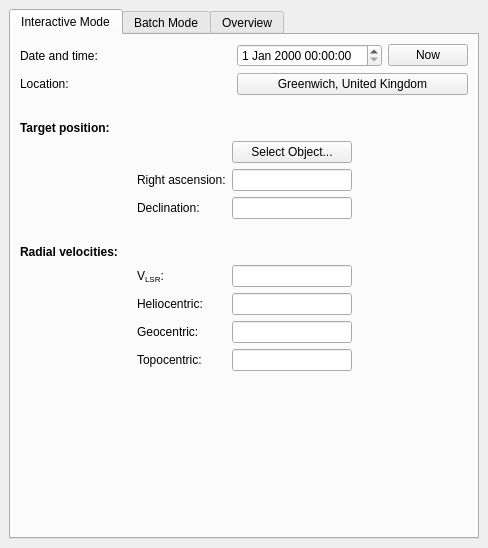
<ui version="4.0" >
 <class>modCalcVlsrDlg</class>
 <widget class="QWidget" name="modCalcVlsrDlg" >
  <property name="geometry" >
   <rect>
    <x>0</x>
    <y>0</y>
    <width>488</width>
    <height>548</height>
   </rect>
  </property>
  <layout class="QVBoxLayout" >
   <property name="spacing" >
    <number>6</number>
   </property>
   <property name="margin" >
    <number>9</number>
   </property>
   <item>
    <widget class="KTabWidget" name="tabWidget" >
     <property name="currentIndex" >
      <number>0</number>
     </property>
     <widget class="QWidget" name="interact" >
      <property name="geometry" >
       <rect>
        <x>0</x>
        <y>0</y>
        <width>458</width>
        <height>492</height>
       </rect>
      </property>
      <attribute name="title" >
       <string>Interactive Mode</string>
      </attribute>
      <layout class="QVBoxLayout" >
       <property name="spacing" >
        <number>6</number>
       </property>
       <property name="margin" >
        <number>9</number>
       </property>
       <item>
        <layout class="QGridLayout" >
         <property name="margin" >
          <number>0</number>
         </property>
         <property name="spacing" >
          <number>6</number>
         </property>
         <item row="0" column="0" >
          <widget class="QLabel" name="label_2" >
           <property name="text" >
            <string>Date and time:</string>
           </property>
          </widget>
         </item>
         <item row="0" column="1" >
          <layout class="QHBoxLayout" >
           <property name="spacing" >
            <number>6</number>
           </property>
           <property name="margin" >
            <number>0</number>
           </property>
           <item>
            <widget class="QDateTimeEdit" name="Date" />
           </item>
           <item>
            <widget class="KPushButton" name="NowButton" >
             <property name="text" >
              <string>Now</string>
             </property>
            </widget>
           </item>
          </layout>
         </item>
         <item row="1" column="0" >
          <widget class="QLabel" name="label_3" >
           <property name="text" >
            <string>Location:</string>
           </property>
          </widget>
         </item>
         <item row="1" column="1" >
          <widget class="KPushButton" name="LocationButton" >
           <property name="text" >
            <string>Greenwich, United Kingdom</string>
           </property>
          </widget>
         </item>
        </layout>
       </item>
       <item>
        <spacer>
         <property name="orientation" >
          <enum>Qt::Horizontal</enum>
         </property>
         <property name="sizeHint" stdset="0" >
          <size>
           <width>331</width>
           <height>20</height>
          </size>
         </property>
        </spacer>
       </item>
       <item>
        <widget class="QLabel" name="label_4" >
         <property name="font" >
          <font>
           <weight>75</weight>
           <bold>true</bold>
          </font>
         </property>
         <property name="text" >
          <string>Target position:</string>
         </property>
        </widget>
       </item>
       <item>
        <layout class="QGridLayout" >
         <property name="margin" >
          <number>0</number>
         </property>
         <property name="spacing" >
          <number>6</number>
         </property>
         <item row="0" column="0" >
          <spacer>
           <property name="orientation" >
            <enum>Qt::Horizontal</enum>
           </property>
           <property name="sizeHint" stdset="0" >
            <size>
             <width>61</width>
             <height>20</height>
            </size>
           </property>
          </spacer>
         </item>
         <item row="0" column="1" >
          <spacer>
           <property name="orientation" >
            <enum>Qt::Horizontal</enum>
           </property>
           <property name="sizeType" >
            <enum>QSizePolicy::Minimum</enum>
           </property>
           <property name="sizeHint" stdset="0" >
            <size>
             <width>40</width>
             <height>20</height>
            </size>
           </property>
          </spacer>
         </item>
         <item row="0" column="2" >
          <widget class="KPushButton" name="ObjectButton" >
           <property name="text" >
            <string>Select Object...</string>
           </property>
          </widget>
         </item>
         <item row="0" column="3" >
          <spacer>
           <property name="orientation" >
            <enum>Qt::Horizontal</enum>
           </property>
           <property name="sizeHint" stdset="0" >
            <size>
             <width>40</width>
             <height>20</height>
            </size>
           </property>
          </spacer>
         </item>
         <item row="1" column="0" >
          <spacer>
           <property name="orientation" >
            <enum>Qt::Horizontal</enum>
           </property>
           <property name="sizeHint" stdset="0" >
            <size>
             <width>61</width>
             <height>20</height>
            </size>
           </property>
          </spacer>
         </item>
         <item row="1" column="1" >
          <widget class="QLabel" name="label_6" >
           <property name="text" >
            <string>Right ascension:</string>
           </property>
          </widget>
         </item>
         <item row="1" column="2" >
          <widget class="dmsBox" name="RA" >
           <property name="minimumSize" >
            <size>
             <width>120</width>
             <height>0</height>
            </size>
           </property>
          </widget>
         </item>
         <item row="1" column="3" >
          <spacer>
           <property name="orientation" >
            <enum>Qt::Horizontal</enum>
           </property>
           <property name="sizeHint" stdset="0" >
            <size>
             <width>40</width>
             <height>20</height>
            </size>
           </property>
          </spacer>
         </item>
         <item row="2" column="0" >
          <spacer>
           <property name="orientation" >
            <enum>Qt::Horizontal</enum>
           </property>
           <property name="sizeHint" stdset="0" >
            <size>
             <width>61</width>
             <height>20</height>
            </size>
           </property>
          </spacer>
         </item>
         <item row="2" column="1" >
          <widget class="QLabel" name="label_7" >
           <property name="text" >
            <string>Declination:</string>
           </property>
          </widget>
         </item>
         <item row="2" column="2" >
          <widget class="dmsBox" name="Dec" />
         </item>
         <item row="2" column="3" >
          <spacer>
           <property name="orientation" >
            <enum>Qt::Horizontal</enum>
           </property>
           <property name="sizeHint" stdset="0" >
            <size>
             <width>40</width>
             <height>20</height>
            </size>
           </property>
          </spacer>
         </item>
         <item row="3" column="0" colspan="4" >
          <spacer>
           <property name="orientation" >
            <enum>Qt::Horizontal</enum>
           </property>
           <property name="sizeHint" stdset="0" >
            <size>
             <width>321</width>
             <height>20</height>
            </size>
           </property>
          </spacer>
         </item>
         <item row="4" column="0" colspan="4" >
          <widget class="QLabel" name="label_5" >
           <property name="font" >
            <font>
             <weight>75</weight>
             <bold>true</bold>
            </font>
           </property>
           <property name="text" >
            <string>Radial velocities:</string>
           </property>
          </widget>
         </item>
         <item row="5" column="0" >
          <spacer>
           <property name="orientation" >
            <enum>Qt::Horizontal</enum>
           </property>
           <property name="sizeHint" stdset="0" >
            <size>
             <width>61</width>
             <height>20</height>
            </size>
           </property>
          </spacer>
         </item>
         <item row="5" column="1" >
          <widget class="QLabel" name="azLabel" >
           <property name="text" >
            <string>V&lt;sub>LSR&lt;/sub>:</string>
           </property>
          </widget>
         </item>
         <item row="5" column="2" >
          <widget class="KLineEdit" name="VLSR" />
         </item>
         <item row="5" column="3" >
          <spacer>
           <property name="orientation" >
            <enum>Qt::Horizontal</enum>
           </property>
           <property name="sizeHint" stdset="0" >
            <size>
             <width>61</width>
             <height>20</height>
            </size>
           </property>
          </spacer>
         </item>
         <item row="6" column="0" >
          <spacer>
           <property name="orientation" >
            <enum>Qt::Horizontal</enum>
           </property>
           <property name="sizeHint" stdset="0" >
            <size>
             <width>61</width>
             <height>20</height>
            </size>
           </property>
          </spacer>
         </item>
         <item row="6" column="1" >
          <widget class="QLabel" name="textLabel1" >
           <property name="text" >
            <string>Heliocentric:</string>
           </property>
          </widget>
         </item>
         <item row="6" column="2" >
          <widget class="KLineEdit" name="VHelio" />
         </item>
         <item row="6" column="3" >
          <spacer>
           <property name="orientation" >
            <enum>Qt::Horizontal</enum>
           </property>
           <property name="sizeHint" stdset="0" >
            <size>
             <width>61</width>
             <height>20</height>
            </size>
           </property>
          </spacer>
         </item>
         <item row="7" column="0" >
          <spacer>
           <property name="orientation" >
            <enum>Qt::Horizontal</enum>
           </property>
           <property name="sizeHint" stdset="0" >
            <size>
             <width>61</width>
             <height>20</height>
            </size>
           </property>
          </spacer>
         </item>
         <item row="7" column="1" >
          <widget class="QLabel" name="textLabel2" >
           <property name="text" >
            <string>Geocentric:</string>
           </property>
          </widget>
         </item>
         <item row="7" column="2" >
          <widget class="KLineEdit" name="VGeo" />
         </item>
         <item row="7" column="3" >
          <spacer>
           <property name="orientation" >
            <enum>Qt::Horizontal</enum>
           </property>
           <property name="sizeHint" stdset="0" >
            <size>
             <width>61</width>
             <height>20</height>
            </size>
           </property>
          </spacer>
         </item>
         <item row="8" column="0" >
          <spacer>
           <property name="orientation" >
            <enum>Qt::Horizontal</enum>
           </property>
           <property name="sizeHint" stdset="0" >
            <size>
             <width>61</width>
             <height>20</height>
            </size>
           </property>
          </spacer>
         </item>
         <item row="8" column="1" >
          <widget class="QLabel" name="textLabel3" >
           <property name="text" >
            <string>Topocentric:</string>
           </property>
          </widget>
         </item>
         <item row="8" column="2" >
          <widget class="KLineEdit" name="VTopo" />
         </item>
         <item row="8" column="3" >
          <spacer>
           <property name="orientation" >
            <enum>Qt::Horizontal</enum>
           </property>
           <property name="sizeHint" stdset="0" >
            <size>
             <width>61</width>
             <height>20</height>
            </size>
           </property>
          </spacer>
         </item>
        </layout>
       </item>
       <item>
        <spacer>
         <property name="orientation" >
          <enum>Qt::Vertical</enum>
         </property>
         <property name="sizeHint" stdset="0" >
          <size>
           <width>20</width>
           <height>40</height>
          </size>
         </property>
        </spacer>
       </item>
      </layout>
     </widget>
     <widget class="QWidget" name="batch" >
      <property name="geometry" >
       <rect>
        <x>0</x>
        <y>0</y>
        <width>100</width>
        <height>30</height>
       </rect>
      </property>
      <attribute name="title" >
       <string>Batch Mode</string>
      </attribute>
      <layout class="QVBoxLayout" >
       <property name="spacing" >
        <number>6</number>
       </property>
       <property name="margin" >
        <number>9</number>
       </property>
       <item>
        <widget class="QGroupBox" name="groupBox_5" >
         <property name="title" >
          <string>Select Parameters in Input File</string>
         </property>
         <layout class="QVBoxLayout" >
          <property name="spacing" >
           <number>6</number>
          </property>
          <property name="margin" >
           <number>9</number>
          </property>
          <item>
           <layout class="QGridLayout" >
            <property name="margin" >
             <number>0</number>
            </property>
            <property name="spacing" >
             <number>6</number>
            </property>
            <item row="3" column="0" >
             <widget class="QCheckBox" name="DecCheckBatch" >
              <property name="text" >
               <string>Dec:</string>
              </property>
              <property name="checked" >
               <bool>true</bool>
              </property>
             </widget>
            </item>
            <item row="3" column="3" >
             <widget class="KLineEdit" name="EpochBoxBatch" />
            </item>
            <item row="2" column="2" >
             <widget class="QCheckBox" name="ElevationCheckBatch" >
              <property name="text" >
               <string>Elevation (m):</string>
              </property>
              <property name="checked" >
               <bool>false</bool>
              </property>
             </widget>
            </item>
            <item row="2" column="0" >
             <widget class="QCheckBox" name="RACheckBatch" >
              <property name="text" >
               <string>RA:</string>
              </property>
              <property name="checked" >
               <bool>true</bool>
              </property>
             </widget>
            </item>
            <item row="0" column="3" >
             <widget class="dmsBox" name="LongitudeBoxBatch" />
            </item>
            <item row="3" column="2" >
             <widget class="QCheckBox" name="EpochCheckBatch" >
              <property name="text" >
               <string>Epoch:</string>
              </property>
             </widget>
            </item>
            <item row="0" column="2" >
             <widget class="QCheckBox" name="LongCheckBatch" >
              <property name="text" >
               <string>Longitude:</string>
              </property>
              <property name="checked" >
               <bool>false</bool>
              </property>
             </widget>
            </item>
            <item row="2" column="3" >
             <widget class="KLineEdit" name="ElevationBoxBatch" />
            </item>
            <item row="1" column="2" >
             <widget class="QCheckBox" name="LatCheckBatch" >
              <property name="text" >
               <string>Latitude:</string>
              </property>
              <property name="checked" >
               <bool>false</bool>
              </property>
             </widget>
            </item>
            <item row="0" column="1" >
             <widget class="QTimeEdit" name="UTBoxBatch" />
            </item>
            <item row="2" column="1" >
             <widget class="dmsBox" name="RABoxBatch" >
              <property name="enabled" >
               <bool>false</bool>
              </property>
             </widget>
            </item>
            <item row="3" column="1" >
             <widget class="dmsBox" name="DecBoxBatch" >
              <property name="enabled" >
               <bool>false</bool>
              </property>
             </widget>
            </item>
            <item row="0" column="0" >
             <widget class="QCheckBox" name="UTCheckBatch" >
              <property name="text" >
               <string>UT:</string>
              </property>
              <property name="checked" >
               <bool>false</bool>
              </property>
             </widget>
            </item>
            <item row="1" column="3" >
             <widget class="dmsBox" name="LatitudeBoxBatch" />
            </item>
            <item row="1" column="0" >
             <widget class="QCheckBox" name="DateCheckBatch" >
              <property name="text" >
               <string>Date:</string>
              </property>
              <property name="checked" >
               <bool>false</bool>
              </property>
             </widget>
            </item>
            <item row="1" column="1" >
             <widget class="QDateEdit" name="DateBoxBatch" />
            </item>
           </layout>
          </item>
          <item>
           <layout class="QHBoxLayout" >
            <property name="spacing" >
             <number>6</number>
            </property>
            <property name="margin" >
             <number>0</number>
            </property>
            <item>
             <widget class="QCheckBox" name="InputVelocityCheckBatch" >
              <property name="text" >
               <string>Input velocity:</string>
              </property>
             </widget>
            </item>
            <item>
             <widget class="KComboBox" name="InputVelocityComboBatch" >
              <item>
               <property name="text" >
                <string>Heliocentric</string>
               </property>
              </item>
              <item>
               <property name="text" >
                <string>Geocentric</string>
               </property>
              </item>
              <item>
               <property name="text" >
                <string>Topocentric</string>
               </property>
              </item>
              <item>
               <property name="text" >
                <string>LSR</string>
               </property>
              </item>
             </widget>
            </item>
            <item>
             <widget class="KLineEdit" name="InputVelocityBoxBatch" />
            </item>
            <item>
             <spacer>
              <property name="orientation" >
               <enum>Qt::Horizontal</enum>
              </property>
              <property name="sizeHint" stdset="0" >
               <size>
                <width>40</width>
                <height>20</height>
               </size>
              </property>
             </spacer>
            </item>
           </layout>
          </item>
         </layout>
        </widget>
       </item>
       <item>
        <widget class="QGroupBox" name="groupBox_6" >
         <property name="title" >
          <string>Select Parameters for Output File</string>
         </property>
         <layout class="QHBoxLayout" >
          <property name="spacing" >
           <number>6</number>
          </property>
          <property name="margin" >
           <number>9</number>
          </property>
          <item>
           <widget class="QRadioButton" name="AllRadioBatch" >
            <property name="text" >
             <string>All parameters</string>
            </property>
           </widget>
          </item>
          <item>
           <widget class="QRadioButton" name="InputRadioBatch" >
            <property name="text" >
             <string>Only parameters in input file</string>
            </property>
            <property name="checked" >
             <bool>true</bool>
            </property>
           </widget>
          </item>
         </layout>
        </widget>
       </item>
       <item>
        <widget class="QGroupBox" name="groupBox_7" >
         <property name="title" >
          <string>Select Filenames</string>
         </property>
         <layout class="QGridLayout" >
          <property name="margin" >
           <number>9</number>
          </property>
          <property name="spacing" >
           <number>6</number>
          </property>
          <item row="1" column="1" >
           <widget class="KUrlRequester" name="OutputFileBoxBatch" />
          </item>
          <item row="0" column="1" >
           <widget class="KUrlRequester" name="InputFileBoxBatch" />
          </item>
          <item row="1" column="0" >
           <widget class="QLabel" name="label_10" >
            <property name="text" >
             <string>Output file:</string>
            </property>
           </widget>
          </item>
          <item row="0" column="0" >
           <widget class="QLabel" name="label_9" >
            <property name="text" >
             <string>Input file:</string>
            </property>
           </widget>
          </item>
         </layout>
        </widget>
       </item>
       <item>
        <layout class="QHBoxLayout" >
         <property name="spacing" >
          <number>6</number>
         </property>
         <property name="margin" >
          <number>0</number>
         </property>
         <item>
          <spacer>
           <property name="orientation" >
            <enum>Qt::Horizontal</enum>
           </property>
           <property name="sizeHint" stdset="0" >
            <size>
             <width>40</width>
             <height>20</height>
            </size>
           </property>
          </spacer>
         </item>
         <item>
          <widget class="KPushButton" name="RunButtonBatch" >
           <property name="text" >
            <string>Run</string>
           </property>
          </widget>
         </item>
         <item>
          <spacer>
           <property name="orientation" >
            <enum>Qt::Horizontal</enum>
           </property>
           <property name="sizeHint" stdset="0" >
            <size>
             <width>40</width>
             <height>20</height>
            </size>
           </property>
          </spacer>
         </item>
        </layout>
       </item>
       <item>
        <spacer>
         <property name="orientation" >
          <enum>Qt::Vertical</enum>
         </property>
         <property name="sizeHint" stdset="0" >
          <size>
           <width>20</width>
           <height>40</height>
          </size>
         </property>
        </spacer>
       </item>
      </layout>
     </widget>
     <widget class="QWidget" name="overview" >
      <property name="geometry" >
       <rect>
        <x>0</x>
        <y>0</y>
        <width>100</width>
        <height>30</height>
       </rect>
      </property>
      <attribute name="title" >
       <string>Overview</string>
      </attribute>
      <layout class="QVBoxLayout" >
       <property name="spacing" >
        <number>6</number>
       </property>
       <property name="margin" >
        <number>9</number>
       </property>
       <item>
        <widget class="KTextBrowser" name="OverviewBox" />
       </item>
      </layout>
     </widget>
    </widget>
   </item>
  </layout>
 </widget>
 <customwidgets>
  <customwidget>
   <class>KComboBox</class>
   <extends>QComboBox</extends>
   <header>kcombobox.h</header>
  </customwidget>
  <customwidget>
   <class>KLineEdit</class>
   <extends>QLineEdit</extends>
   <header>klineedit.h</header>
  </customwidget>
  <customwidget>
   <class>KPushButton</class>
   <extends>QPushButton</extends>
   <header>kpushbutton.h</header>
  </customwidget>
  <customwidget>
   <class>KTabWidget</class>
   <extends>QTabWidget</extends>
   <header>ktabwidget.h</header>
   <container>1</container>
  </customwidget>
  <customwidget>
   <class>KTextBrowser</class>
   <extends>QTextBrowser</extends>
   <header>ktextbrowser.h</header>
  </customwidget>
  <customwidget>
   <class>KUrlRequester</class>
   <extends>QFrame</extends>
   <header>kurlrequester.h</header>
  </customwidget>
  <customwidget>
   <class>dmsBox</class>
   <extends>KLineEdit</extends>
   <header>widgets/dmsbox.h</header>
  </customwidget>
 </customwidgets>
 <resources/>
 <connections/>
</ui>
